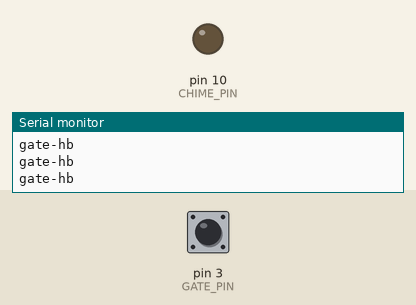
A sketch run on a simulated Arduino Uno, built with avr-gcc and run on an emulated ATmega328P. On the bench: output pins drawn as LEDs (lit = HIGH), the last lines printed to the serial monitor. The test bench sets the inputs (shaded band); at power-on: pin 3 (GATE_PIN) HIGH.

Above: at 1.2 s.
1.3 s: pin 3 (GATE_PIN) pulled LOW for 0.15 s
At 2.2 s:
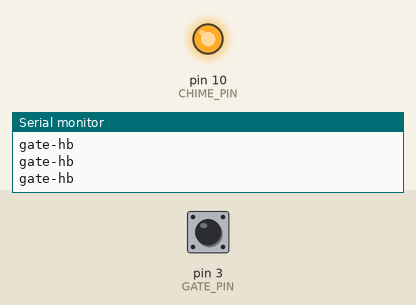
4.4 s: pin 3 (GATE_PIN) pulled LOW for 1 s
At 7.1 s:
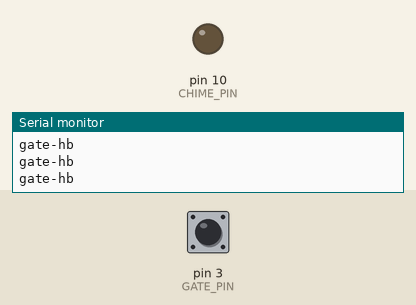
7.7 s: pin 3 (GATE_PIN) pulled LOW for 3.2 s
At 8.2 s:
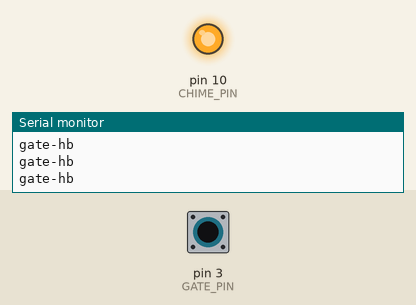
Timing chart, 0 to 11.0 s (numbered marks = the images above; inputs shaded):
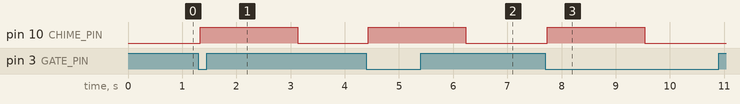

Measured:
- after the input at 1.3 s, pin 10 (CHIME_PIN): LOW → HIGH at once, → LOW 1.8 s later
- after the input at 4.4 s, pin 10 (CHIME_PIN): LOW → HIGH at once, → LOW 1.8 s later
- after the input at 7.7 s, pin 10 (CHIME_PIN): LOW → HIGH at once, → LOW 1.8 s later

The sketch:

reference.ino
```cpp
// Front porch gate chime.
// Gate contact on D3 (pull-up, active LOW when open), chime coil on D10.
// Keep a UART heartbeat alive for the monitoring hub.

const uint8_t GATE_PIN = 3;
const uint8_t CHIME_PIN = 10;
const unsigned long CHIME_MS = 1800;
const unsigned long HB_MS = 300;
const unsigned long SETTLE_MS = 35;

bool chimeRunning = false;
unsigned long chimeStart = 0;
unsigned long lastHb = 0;
unsigned long openCount = 0;

int stableGate = HIGH;
int lastGate = HIGH;
unsigned long gateEdgeAt = 0;

void chimeHigh()
{
    digitalWrite(CHIME_PIN, HIGH);
}

void chimeLow()
{
    digitalWrite(CHIME_PIN, LOW);
}

void sendHb()
{
    Serial.println("gate-hb");
}

void setup()
{
    pinMode(GATE_PIN, INPUT_PULLUP);
    pinMode(CHIME_PIN, OUTPUT);
    chimeLow();
    Serial.begin(9600);
    stableGate = digitalRead(GATE_PIN);
    lastGate = stableGate;
    lastHb = millis();
}

void loop()
{
    unsigned long now = millis();
    int gate = digitalRead(GATE_PIN);

    if (gate != lastGate)
    {
        gateEdgeAt = now;
        lastGate = gate;
    }

    if ((now - gateEdgeAt) >= SETTLE_MS && gate != stableGate)
    {
        stableGate = gate;
        if (stableGate == LOW && !chimeRunning)
        {
            chimeRunning = true;
            chimeStart = now;
            openCount++;
            chimeHigh();
        }
    }

    if (chimeRunning && (now - chimeStart) >= CHIME_MS)
    {
        chimeRunning = false;
        chimeLow();
    }

    if (now - lastHb >= HB_MS)
    {
        lastHb = now;
        sendHb();
    }
}
```
